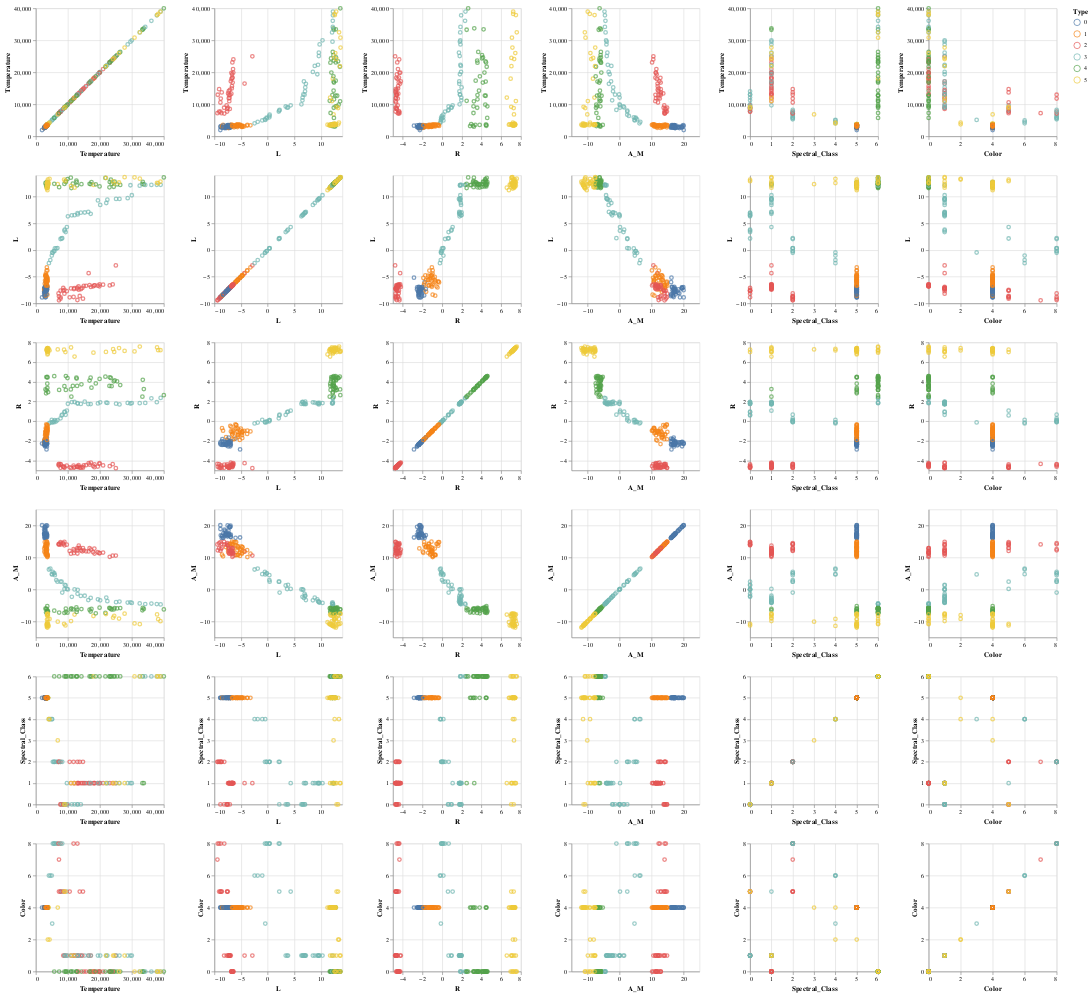

Source (notebook cell):
### Markdown cell above
## Analysis Part I

We'll take an overall peak of the data and take a deeper dive if we need to.

### Code cell
alt.Chart(stars).mark_point().encode(
    alt.X(alt.repeat('column'), type = 'quantitative'),
    alt.Y(alt.repeat('row'), type = 'quantitative'),
    color = 'Type:N'
).properties(
    width = 200,
    height = 200
).repeat(
    row = ['Temperature', 'L', 'R', 'A_M', 'Spectral_Class', 'Color'],
    column = ['Temperature', 'L', 'R', 'A_M', 'Spectral_Class', 'Color']
)

### Figure 1 — Vega-Lite specification as saved in the notebook (floating-point values rounded to 4 significant figures; data arrays with more than 128 entries replaced by an {"elided": "..."} marker saying what was removed)
{"config": {"view": {"continuousWidth": 400, "continuousHeight": 300}}, "repeat": {"column": ["Temperature", "L", "R", "A_M", "Spectral_Class", "Color"], "row": ["Temperature", "L", "R", "A_M", "Spectral_Class", "Color"]}, "spec": {"data": {"name": "data-0b2b078ed6022204f76450b2c670df72"}, "mark": "point", "encoding": {"color": {"type": "nominal", "field": "Type"}, "x": {"type": "quantitative", "field": {"repeat": "column"}}, "y": {"type": "quantitative", "field": {"repeat": "row"}}}, "height": 200, "width": 200}, "$schema": "https://vega.github.io/schema/vega-lite/v4.8.1.json", "datasets": {"data-0b2b078ed6022204f76450b2c670df72": {"elided": "240 records"}}}
